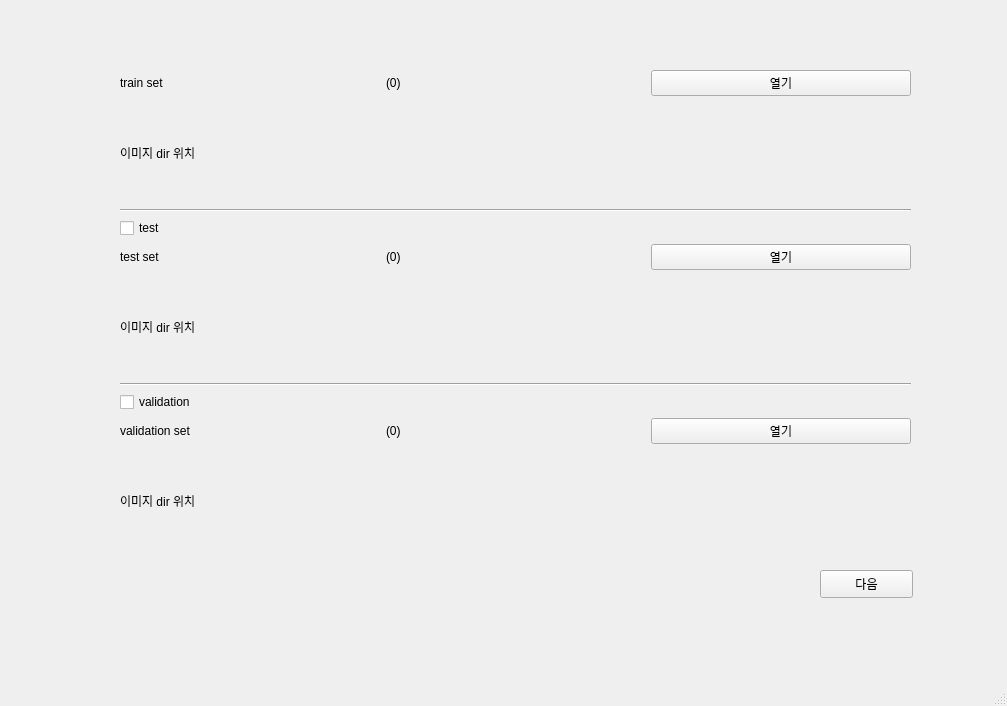
<?xml version="1.0" encoding="UTF-8"?>
<ui version="4.0">
 <class>MainWindow</class>
 <widget class="QMainWindow" name="MainWindow">
  <property name="geometry">
   <rect>
    <x>0</x>
    <y>0</y>
    <width>1007</width>
    <height>706</height>
   </rect>
  </property>
  <property name="windowTitle">
   <string>MainWindow</string>
  </property>
  <widget class="QWidget" name="centralwidget">
   <widget class="QPushButton" name="pushButtonInitNext">
    <property name="geometry">
     <rect>
      <x>820</x>
      <y>570</y>
      <width>93</width>
      <height>28</height>
     </rect>
    </property>
    <property name="text">
     <string>다음</string>
    </property>
   </widget>
   <widget class="QWidget" name="verticalLayoutWidget">
    <property name="geometry">
     <rect>
      <x>120</x>
      <y>70</y>
      <width>791</width>
      <height>481</height>
     </rect>
    </property>
    <layout class="QVBoxLayout" name="verticalLayout">
     <item>
      <layout class="QHBoxLayout" name="horizontalLayout">
       <item>
        <widget class="QLabel" name="label">
         <property name="text">
          <string>train set</string>
         </property>
        </widget>
       </item>
       <item>
        <widget class="QLabel" name="labelTrainCount">
         <property name="text">
          <string>(0)</string>
         </property>
        </widget>
       </item>
       <item>
        <widget class="QPushButton" name="pushButtonTrainListDir">
         <property name="text">
          <string>열기</string>
         </property>
        </widget>
       </item>
      </layout>
     </item>
     <item>
      <widget class="QLabel" name="labelTrainListDir">
       <property name="text">
        <string>이미지 dir 위치</string>
       </property>
      </widget>
     </item>
     <item>
      <widget class="Line" name="line">
       <property name="orientation">
        <enum>Qt::Horizontal</enum>
       </property>
      </widget>
     </item>
     <item>
      <widget class="QCheckBox" name="checkBoxTest">
       <property name="text">
        <string>test</string>
       </property>
       <property name="tristate">
        <bool>false</bool>
       </property>
      </widget>
     </item>
     <item>
      <layout class="QHBoxLayout" name="horizontalLayout_2">
       <item>
        <widget class="QLabel" name="labelTestSet">
         <property name="text">
          <string>test set</string>
         </property>
        </widget>
       </item>
       <item>
        <widget class="QLabel" name="labelTestCount">
         <property name="text">
          <string>(0)</string>
         </property>
        </widget>
       </item>
       <item>
        <widget class="QPushButton" name="pushButtonTestListDir">
         <property name="text">
          <string>열기</string>
         </property>
        </widget>
       </item>
      </layout>
     </item>
     <item>
      <widget class="QLabel" name="labelTestListDir">
       <property name="text">
        <string>이미지 dir 위치</string>
       </property>
      </widget>
     </item>
     <item>
      <widget class="Line" name="line_2">
       <property name="orientation">
        <enum>Qt::Horizontal</enum>
       </property>
      </widget>
     </item>
     <item>
      <widget class="QCheckBox" name="checkBoxValidation">
       <property name="text">
        <string>validation</string>
       </property>
      </widget>
     </item>
     <item>
      <layout class="QHBoxLayout" name="horizontalLayout_3">
       <item>
        <widget class="QLabel" name="labelValidationSet">
         <property name="text">
          <string>validation set</string>
         </property>
        </widget>
       </item>
       <item>
        <widget class="QLabel" name="labelValidationCount">
         <property name="text">
          <string>(0)</string>
         </property>
        </widget>
       </item>
       <item>
        <widget class="QPushButton" name="pushButtonValidationListDir">
         <property name="text">
          <string>열기</string>
         </property>
        </widget>
       </item>
      </layout>
     </item>
     <item>
      <widget class="QLabel" name="labelValidationListDir">
       <property name="text">
        <string>이미지 dir 위치</string>
       </property>
      </widget>
     </item>
    </layout>
   </widget>
  </widget>
  <widget class="QMenuBar" name="menubar">
   <property name="geometry">
    <rect>
     <x>0</x>
     <y>0</y>
     <width>1007</width>
     <height>26</height>
    </rect>
   </property>
  </widget>
  <widget class="QStatusBar" name="statusbar"/>
 </widget>
 <resources/>
 <connections/>
</ui>
